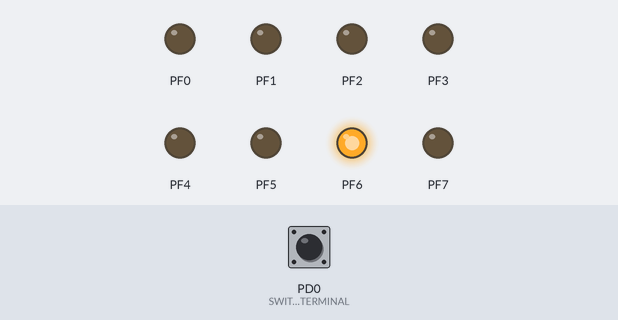
A program run on a simulated ATmega128, built with avr-gcc and emulated at 8 MHz (the files do not name the chip). Shown: output pins drawn as LEDs (lit = HIGH). Inputs (shaded band) come from the test bench; at power-on: PD0 (SWITCH_TERMINAL) HIGH.

Above: at 0.2 s.
At 1.2 s:
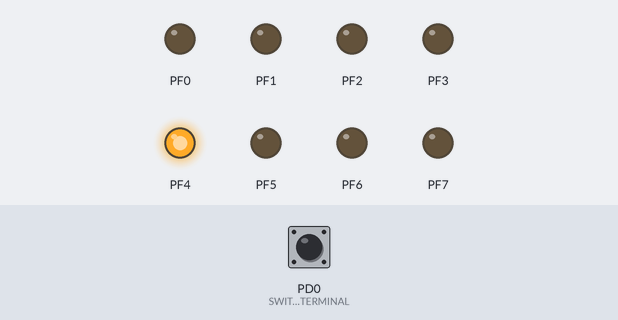
At 1.7 s:
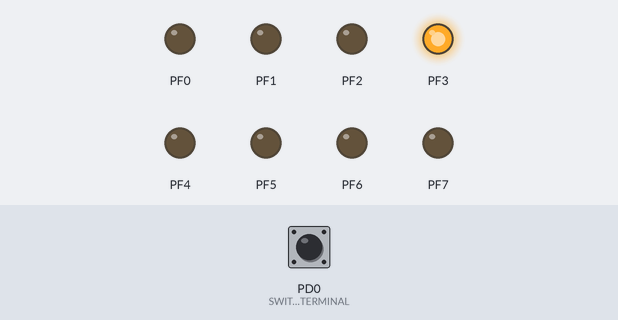
At 3.2 s:
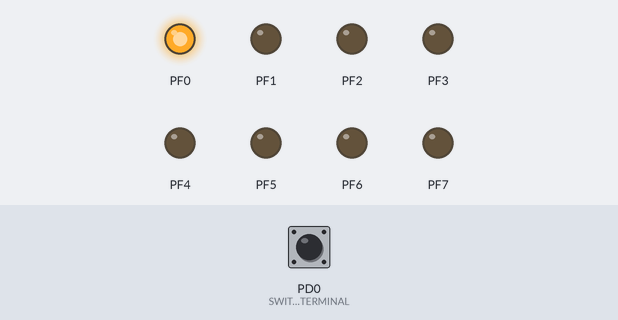
At 5.7 s:
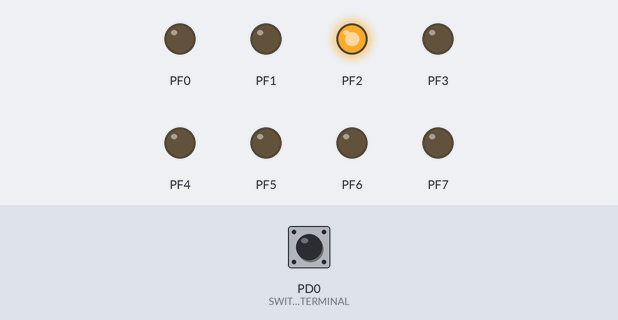
At 7.7 s:
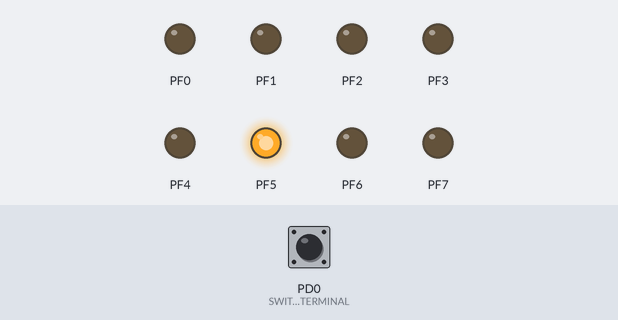
Timing chart, 0 to 8.1 s (numbered marks = the images above):
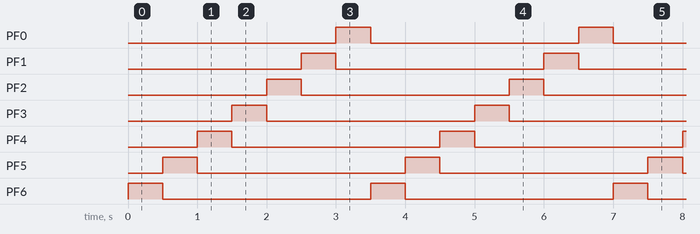

The program:

main.cpp
```cpp
#define F_CPU 8000000UL
#include <avr/io.h>
#include <util/delay.h>

// LED setup (PORTF)
#define LED_DDR  DDRF
#define LED_PORT PORTF

// Switch setup (PORTD, PD0)
#define SWITCH_TERMINAL PD0
#define SWITCH_DDR DDRD  // Data Direction Register
#define SWITCH_PORT PORTD // Output Register
#define SWITCH_PIN PIND  // Input Register (for reading)

int main(void) {
	// Set all PORTF pins as outputs (LEDs)
	LED_DDR = 0xFF;
	LED_PORT = 0x00; // Start with LEDs off

	// Set switch pin as input with pull-up
	SWITCH_DDR &= ~(1 << SWITCH_TERMINAL); // Input
	SWITCH_PORT |= (1 << SWITCH_TERMINAL); // Enable pull-up

	while (1) {
		if (!(bit_is_clear(SWITCH_PIN, 0))) {
			for (int i = 6; i >= 0; i--) {
				LED_PORT = (1 << i);
				_delay_ms(500);
			}
		}
		else {
			for (int i = 0; i < 7; i++) {
				LED_PORT = (1 << i);
				_delay_ms(500);
			}
		}
	}
}
```

Measured:
- by itself, PF0–6: alternates HIGH for 0.50 s and LOW for 3.0 s
- by itself, everything shown: repeats every 3.5 s, in 7 steps
